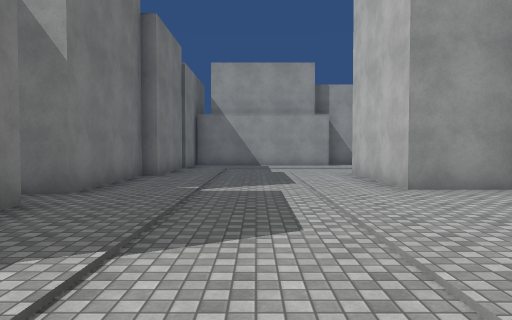
view 1 (above)

24 first-person views from a walk through a Unity game level. The camera is 1.5 m above the floor, tilts 2° down and sees 70° across. Doors are open. The floor is counted in squares, 2 m on a side. Each view is taken from the middle of a square. On the plan, view 1 faces up. The plan holds only what a view shows up to about 11 squares ahead; the rest is blank. The player character is not drawn. Surface patterns are stand-ins for the level's own textures.

view 2
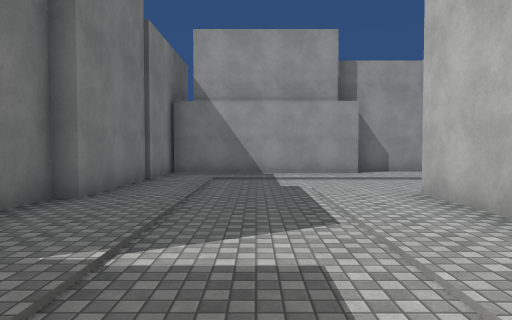

view 3
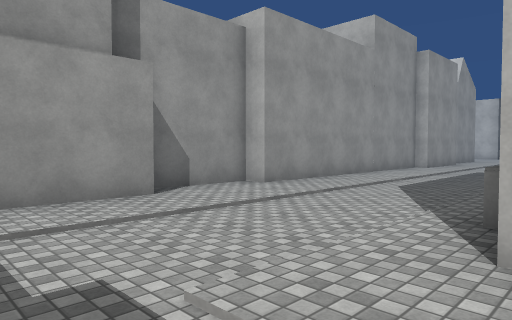

view 4
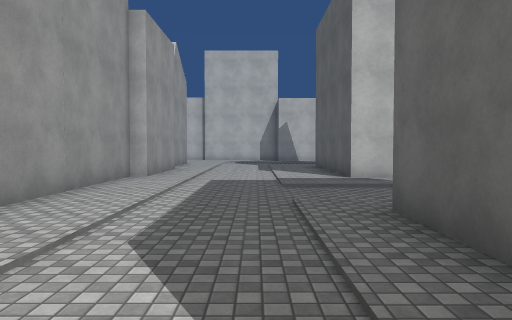

view 5
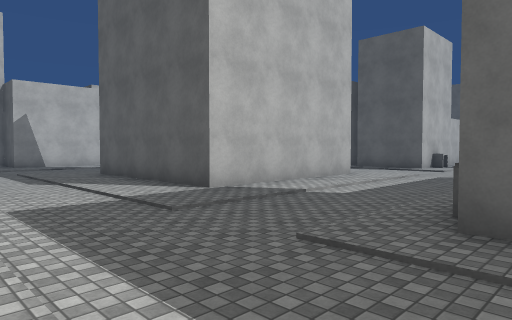

view 6
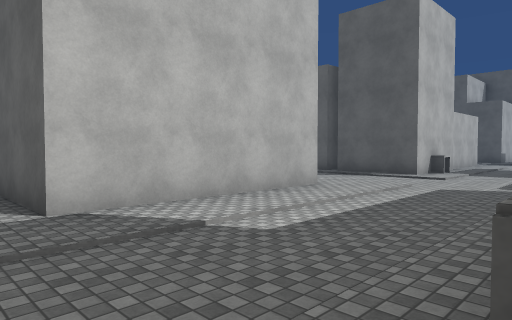

view 7
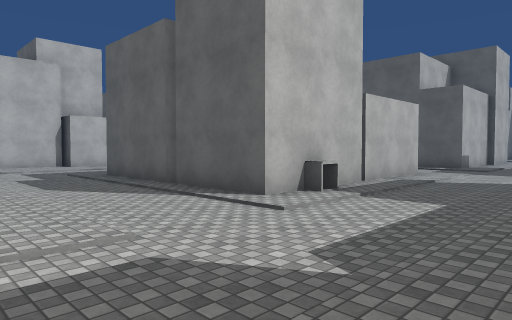

view 8
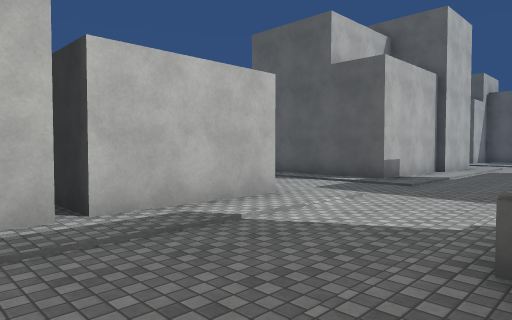

view 9
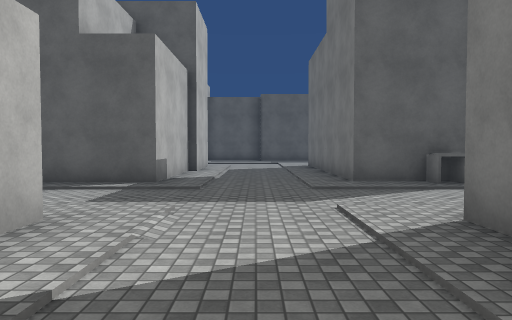

view 10
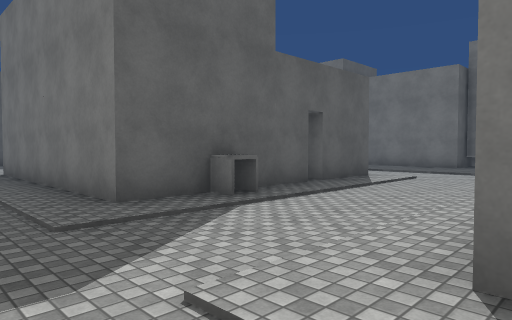

view 11
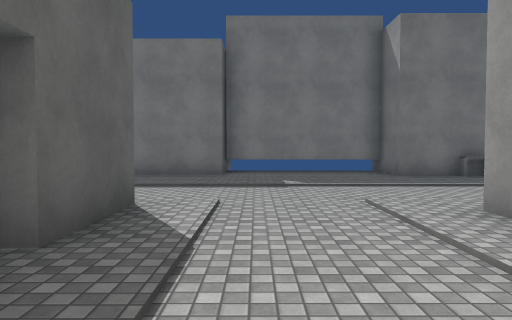

view 12
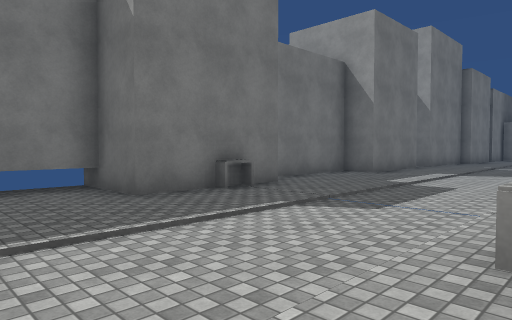

view 13
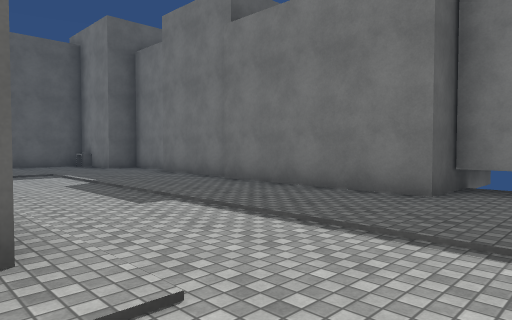

view 14
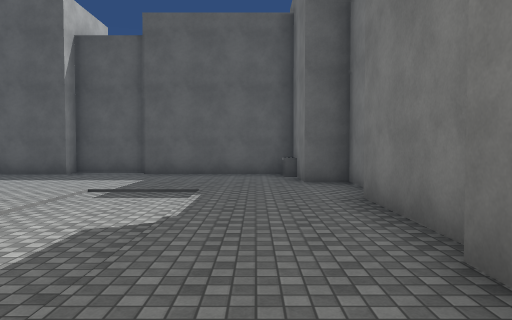

view 15
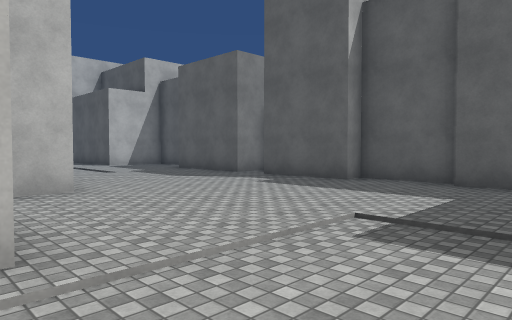

view 16
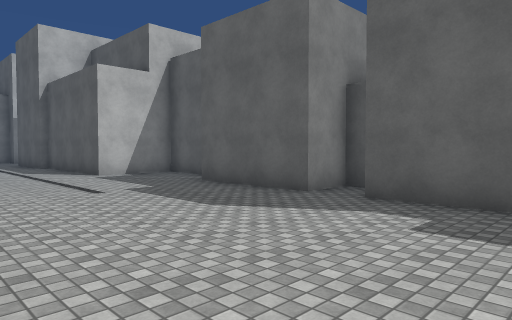

view 17
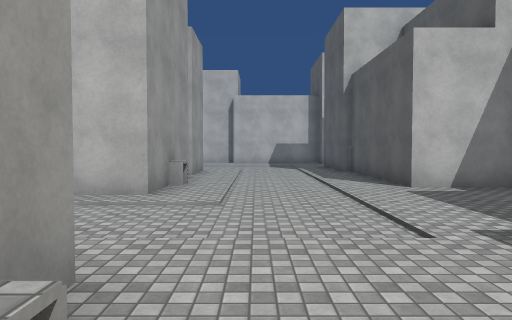

view 18
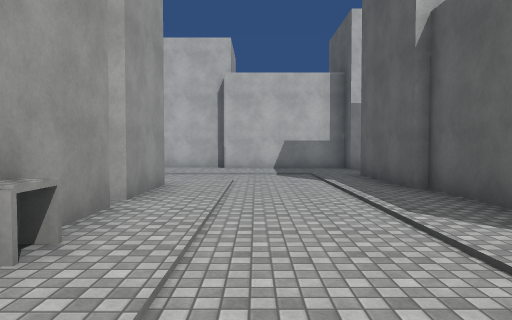

view 19
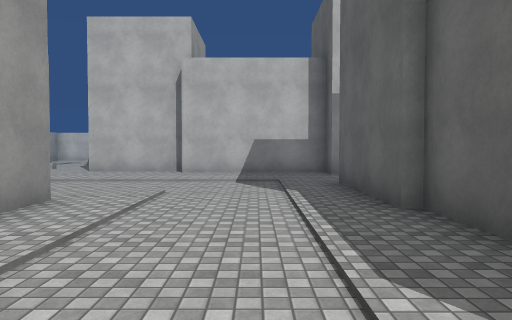

view 20
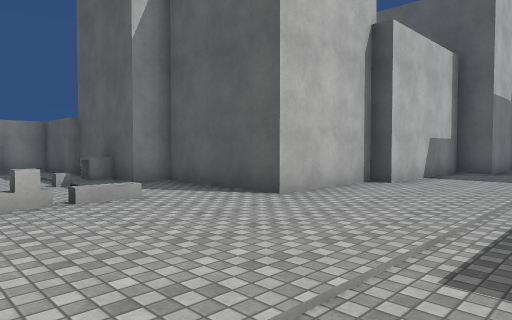

view 21
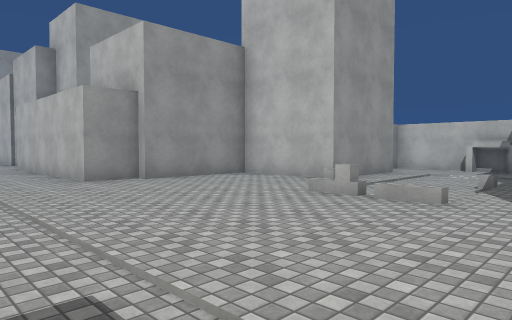

view 22
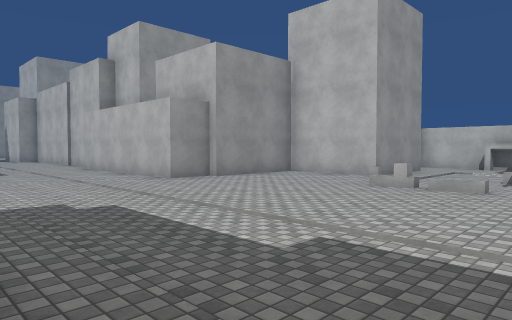

view 23
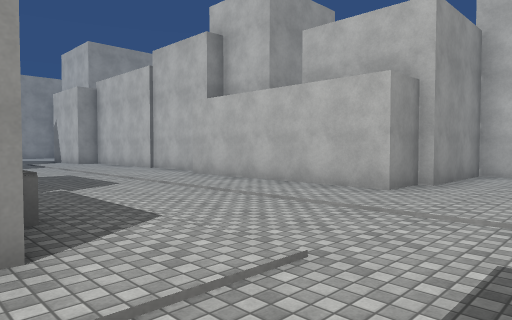

view 24
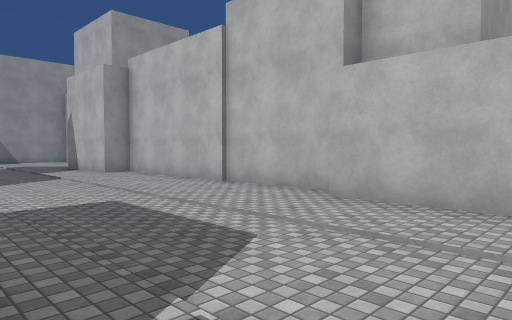

### Floor plan
Key: @ floor where view 1 was taken; # wall or solid block; . floor; / step, stairs or slope; B building; C cube; O other object.
Columns run from 6 left of view 1 to 32 right of it. Each row starts with its distance up from view 1.
 15         #####
 14    ######...##########
 13    #..................
 12    #..................
 11    #......................
 10    #......................
  9    #.....BB BBB.............
  8    #.....B     ....#####  ...
  7    #.....B     ....#      ...##
  6   ##.....B     ....#      ....#
  5    .......     ....#      ....#
  4    #......    .....#     .....#
  3    #.....      ........  .....#
  2   ##.....     ................#
  1   #.....      ................#
  0   #...@        ...............#
 -1   #.....       ...BBBBBB.....BB
 -2    .....      ....B     .....BB
 -3    B....       ...B     .....BBBB
 -4    B....       ...BB    .....BB
 -5  BBB....B     O...B     B....BB
 -6  B......B     #...B    B.....BBBB
 -7  B..................   ..........#
 -8  B...................   .........#
 -9  B...................  . ........####
-10 ###.........B.........   ........O....#
-11   #.....BBBBBBB...BBBB   ......C......#
-12   #.....      B...BB     ....../..C...#
-13   #.....      B...BB     .........B...#
-14   #.....      B...BBB   . .......BBB###
-15   #.....B     B...B       ....###
-16   #........B  B...BBBBBB......#
-17   #........B BB...............#
-18   #...........................#
-19   #...........................#
-20   ##..........................#
-21    O...............BBBBBBBB..##
-22    O......##.###...BBBBB    .#
-23     ####### .# ####B   B     #
-24             ##

Positions as (right, up) in squares from view 1, and headings:
1: (0, 0), facing up
2: (0, 4), facing up
3: (0, 9), facing up-right
4: (4, 11), facing right
5: (7, 13), facing down-right
6: (8, 10), facing down-right
7: (8, 4), facing down-right
8: (8, -2), facing down-right
9: (10, -3), facing down
10: (10, -6), facing down-left
11: (6, -9), facing left
12: (2, -8), facing up-left
13: (2, -8), facing down-left
14: (-2, -12), facing down
15: (-1, -15), facing down-right
16: (3, -17), facing down-right
17: (6, -18), facing right
18: (11, -18), facing right
19: (13, -19), facing right
20: (20, -10), facing down-right
21: (20, -14), facing up-right
22: (18, -14), facing up-right
23: (17, -9), facing up-right
24: (18, -4), facing up-right
